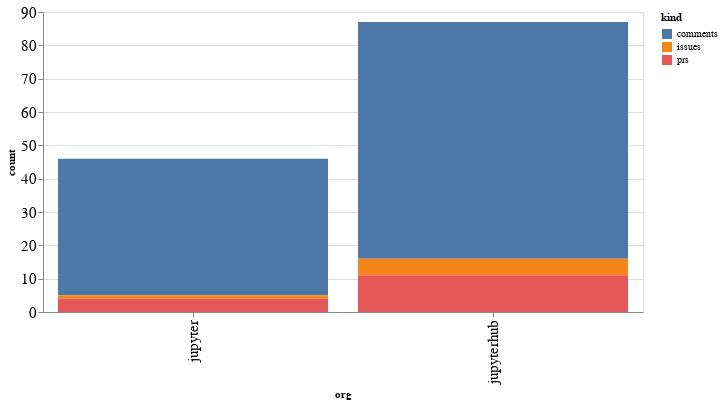

The code cell stored with this chart in its notebook:
### Code cell
alt.Chart(org_summaries, width=600).mark_bar().encode(
    x='org',
    y='count',
    color='kind',
    tooltip="org"
)

### Figure 1 — Vega-Lite specification as saved in the notebook (floating-point values rounded to 4 significant figures)
{"config": {"axisLeft": {"labelFontSize": 15}, "axisBottom": {"labelFontSize": 15}}, "data": {"name": "data-8c133777f39dea728f161c8b92ce7dd4"}, "mark": "bar", "encoding": {"color": {"type": "nominal", "field": "kind"}, "tooltip": {"type": "nominal", "field": "org"}, "x": {"type": "nominal", "field": "org"}, "y": {"type": "quantitative", "field": "count"}}, "width": 600, "$schema": "https://vega.github.io/schema/vega-lite/v4.8.1.json", "datasets": {"data-8c133777f39dea728f161c8b92ce7dd4": [{"org": "jupyter", "kind": "comments", "count": 41}, {"org": "jupyter", "kind": "issues", "count": 1}, {"org": "jupyter", "kind": "prs", "count": 4}, {"org": "jupyterhub", "kind": "comments", "count": 71}, {"org": "jupyterhub", "kind": "issues", "count": 5}, {"org": "jupyterhub", "kind": "prs", "count": 11}]}}
